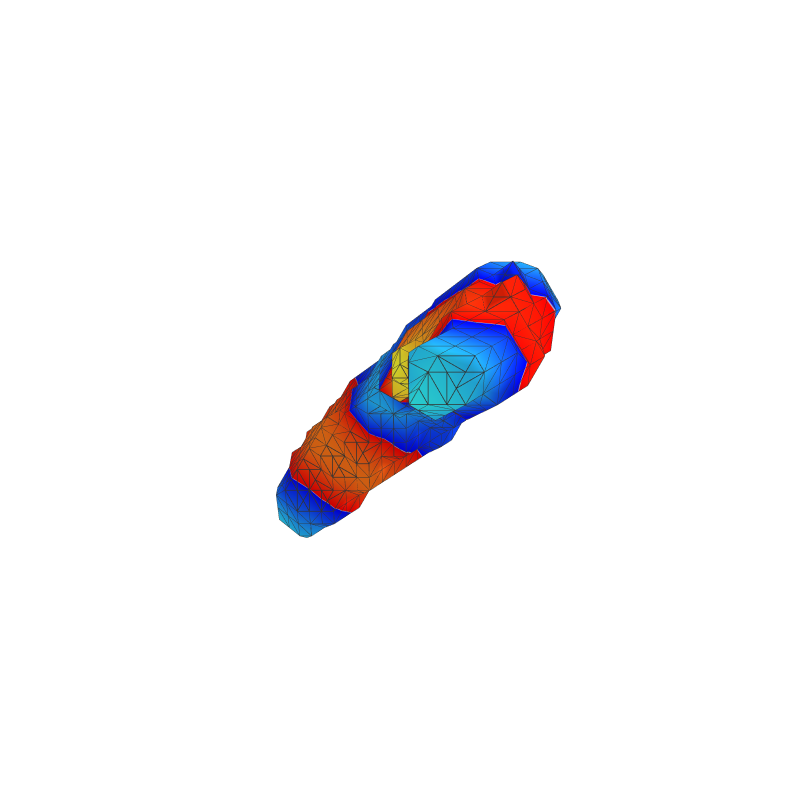

Notebook cell for this chart:
### Code cell
# Compare to hippocampal volume mesh from BrainEigenmodes repo
hippo_vol = fetch_vol("hippocampus")
volser2 = EigenSolver(hippo_vol).solve(20, seed=0)
plot_tet_mesh(hippo_vol, vfunc=volser2.emodes[:,9], plot_edges=True)

### Figure 1 — Plotly figure (JSON) as saved in the notebook; plotly's stock layout.template omitted (floating-point values rounded to 4 significant figures; data arrays with more than 128 entries replaced by an {"elided": "..."} marker saying what was removed)
{"data": [{"colorscale": [[0, "rgb(51, 255, 255)"], [0.4049, "rgb(0, 0, 255)"], [0.4049, "rgb(190, 210, 220)"], [0.4069, "rgb(190, 210, 220)"], [0.4069, "rgb(255, 0, 0)"], [1, "rgb(255, 255, 51)"]], "flatshading": false, "i": {"elided": "2056 int values"}, "intensity": {"elided": "1449 float values"}, "j": {"elided": "2056 int values"}, "k": {"elided": "2056 int values"}, "showscale": false, "type": "mesh3d", "x": {"elided": "1449 float values"}, "y": {"elided": "1449 float values"}, "z": {"elided": "1449 float values"}}, {"line": {"color": "rgb(50,50,50)", "width": 1.5}, "mode": "lines", "type": "scatter3d", "x": {"elided": "10280 float values"}, "y": {"elided": "10280 float values"}, "z": {"elided": "10280 float values"}}], "layout": {"height": 800, "scene": {"xaxis": {"showbackground": false, "showgrid": false, "showline": false, "showticklabels": false, "title": {"text": ""}, "zeroline": false}, "yaxis": {"showbackground": false, "showgrid": false, "showline": false, "showticklabels": false, "title": {"text": ""}, "zeroline": false}, "zaxis": {"showbackground": false, "showgrid": false, "showline": false, "showticklabels": false, "title": {"text": ""}, "zeroline": false}}, "width": 800}}
